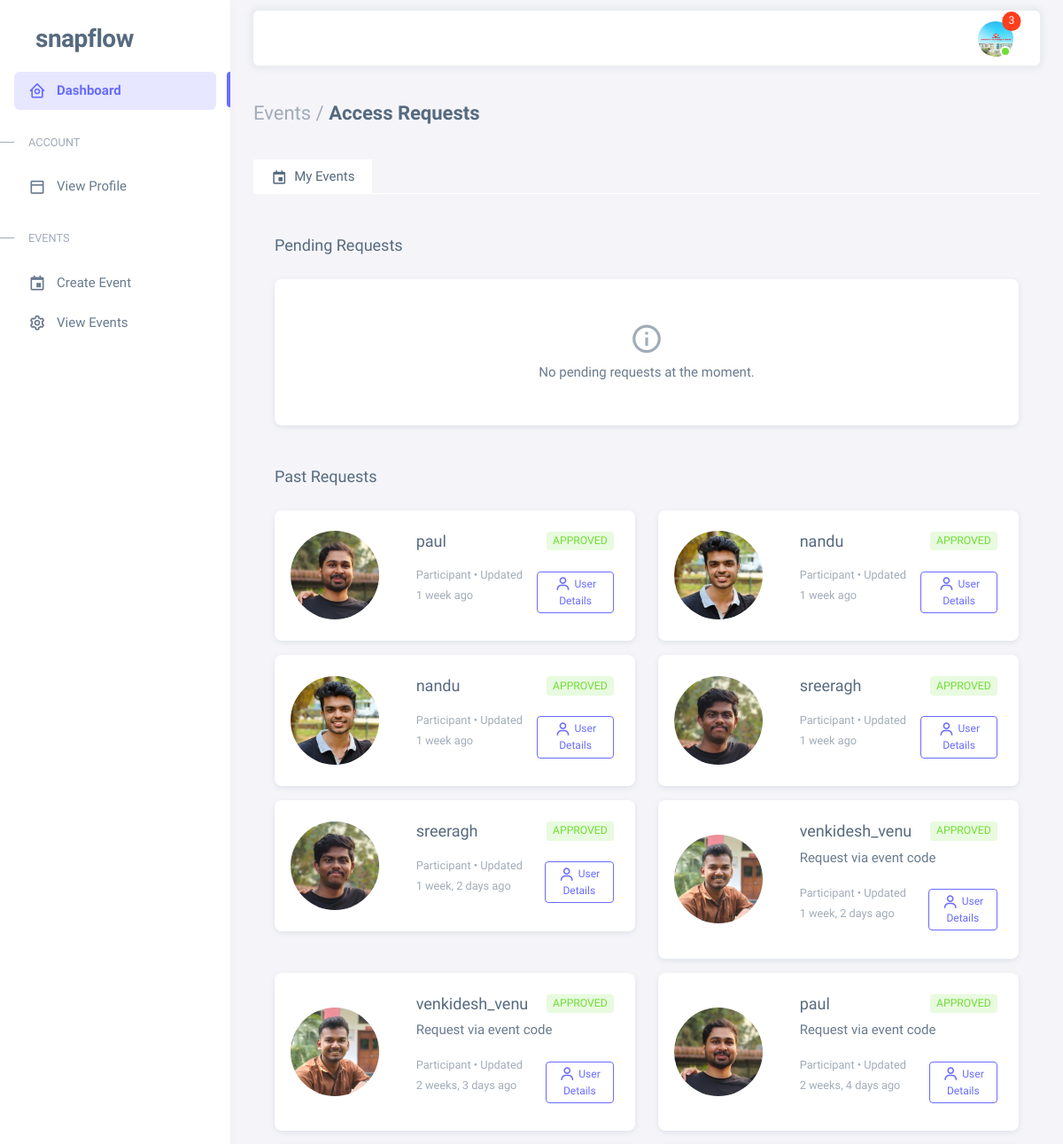
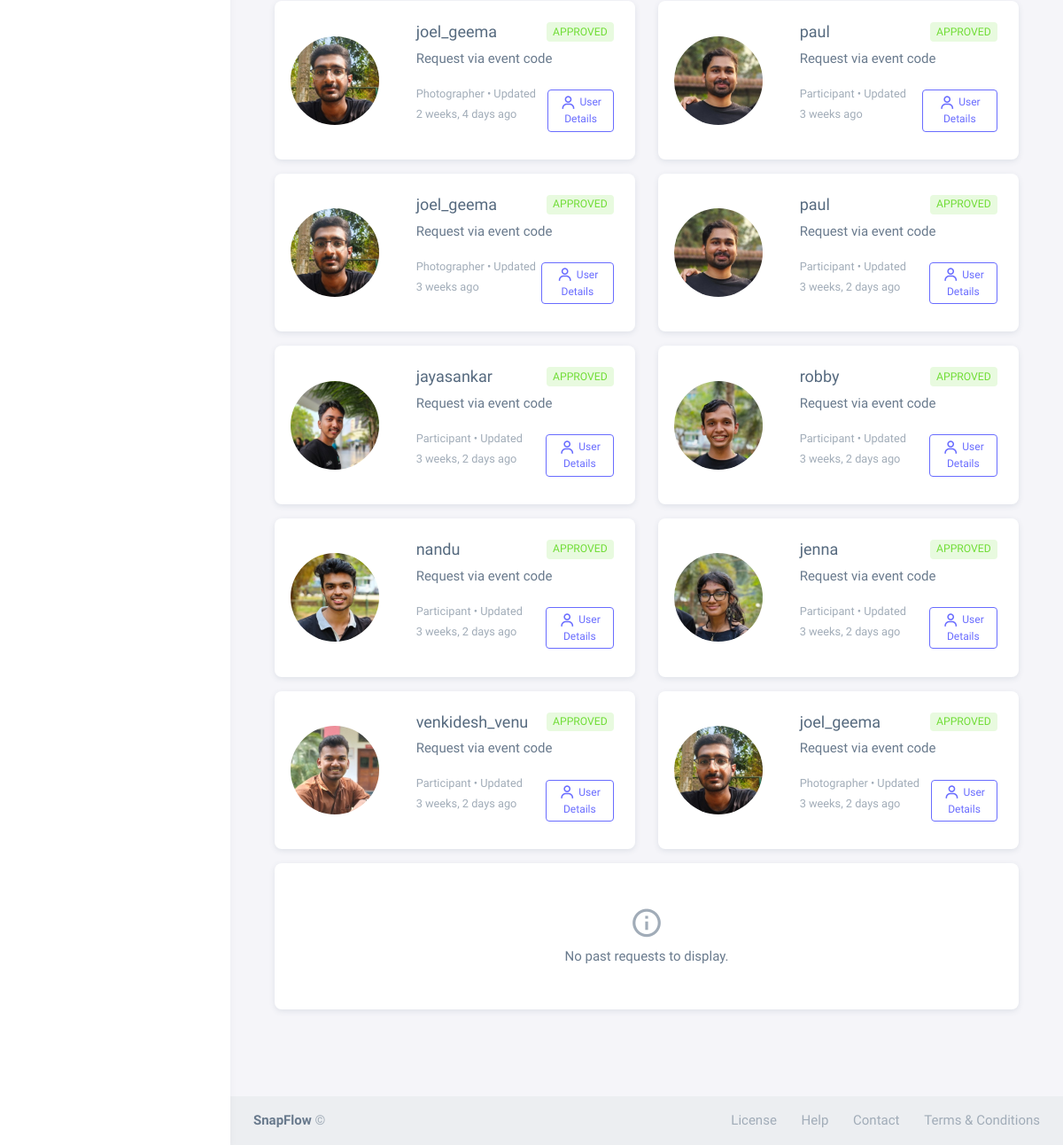
Screenshot of /events/requests/ (signed in) with the database file from the repository (2 pictures, top to bottom).
### users/models.py (models this page shows, shortened)
class CustomUser(AbstractUser):
    class Roles(models.TextChoices):
        ORGANIZER = 'ORGANIZER', _('Event Organizer')
        PHOTOGRAPHER = 'PHOTOGRAPHER', _('Photographer')
        PARTICIPANT = 'PARTICIPANT', _('Event Participant')
    class ParticipantTypes(models.TextChoices):
        GUEST = 'GUEST', _('Guest')
        FAMILY = 'FAMILY', _('Family')
        FRIEND = 'FRIEND', _('Friend')
        WINNER = 'WINNER', _('Winner')
        OTHER = 'OTHER', _('Other')
    class PhotographerRoles(models.TextChoices):
        LEAD = 'LEAD', _('Lead Photographer')
        ASSISTANT = 'ASSISTANT', _('Assistant Photographer')
        SECONDARY = 'SECONDARY', _('Secondary Photographer')
    role = models.CharField(
        max_length=20,
        choices=Roles.choices,
        null=True,
        blank=False
    )
    avatar = models.ImageField(
        upload_to='user_avatars/',
        validators=[FileExtensionValidator(['jpg', 'jpeg', 'png'])],
        null=True,
        blank=True
    )
    phone_number = models.CharField(max_length=15, blank=True)
    company_name = models.CharField(max_length=100, blank=True)
    website = models.URLField(blank=True)
    portfolio_url = models.URLField(blank=True)
    photographer_role = models.CharField(
        max_length=20,
        choices=PhotographerRoles.choices,
        blank=True
    )
    watermark = models.ImageField(
        upload_to='photographer_watermarks/',
        validators=[FileExtensionValidator(['png'])],
        null=True,
        blank=True
    )
    participant_type = models.CharField(
        max_length=20,
        choices=ParticipantTypes.choices,
        blank=True
    )
    image_visibility = models.CharField(
        max_length=20,
        choices=[
            ('PUBLIC', 'Public'),
            ('PRIVATE', 'Private'),
            ('EVENT_ONLY', 'Event Only')
        ],
        default='PRIVATE'
    )
    blur_requested = models.BooleanField(default=False)
    remove_requested = models.BooleanField(default=False)
    is_verified = models.BooleanField(default=False)

### events/models.py (models this page shows)
class EventAccessRequest(models.Model):
    class RequestStatus(models.TextChoices):
        PENDING = 'PENDING', _('Pending')
        APPROVED = 'APPROVED', _('Approved')
        REJECTED = 'REJECTED', _('Rejected')
    event = models.ForeignKey(Event, on_delete=models.CASCADE, related_name='access_requests')
    user = models.ForeignKey(settings.AUTH_USER_MODEL, on_delete=models.CASCADE)
    request_type = models.CharField(max_length=20, choices=[
        ('PHOTOGRAPHER', 'Photographer'),
        ('PARTICIPANT', 'Participant')
    ])
    status = models.CharField(
        max_length=20,
        choices=RequestStatus.choices,
        default=RequestStatus.PENDING
    )
    message = models.TextField(blank=True)
    created_at = models.DateTimeField(auto_now_add=True)
    updated_at = models.DateTimeField(auto_now=True)
    participant_type = models.CharField(
        max_length=20,
        choices=EventParticipant.ParticipantTypes.choices,
        blank=True,
        null=True,
        help_text="Selected participant type for this event"
    )
    class Meta:
        unique_together = ['event', 'user']

### events/views.py (the view)
# urls.py: path('requests/', views.access_requests_list, name='access_requests'),  # done
@login_required
def access_requests_list(request):
    organized_events = Event.objects.filter(organizer=request.user).exists()
    organized_requests = EventAccessRequest.objects.filter(
        event__organizer=request.user,
        event__isnull=False  # Ensure event exists
    ).select_related('user', 'event').order_by('-created_at')
    user_requests = EventAccessRequest.objects.filter(
        user=request.user,
        event__isnull=False  # Ensure event exists
    ).select_related('user', 'event').order_by('-created_at')
    photographer_requests = user_requests.filter(request_type='PHOTOGRAPHER')
    participant_requests = user_requests.filter(request_type='PARTICIPANT')
    is_organizer = organized_events  # Using the direct event query result
    is_photographer = photographer_requests.exists()
    is_participant = participant_requests.exists()
    context = {
        'organized_requests': organized_requests,
        'photographer_requests': photographer_requests,
        'participant_requests': participant_requests,
        'is_organizer': is_organizer,
        'is_photographer': is_photographer,
        'is_participant': is_participant,
        'page_title': 'Access Requests'
    }
    return render(request, 'events/request_list.html', context)

### notifications/context_processors.py (called while the page is built)
def notification_processor(request):
    context = {
        'unread_notifications_count': 0,
        'recent_notifications': []
    }
    if request.user.is_authenticated:
        from .models import Notification
        context['unread_notifications_count'] = Notification.objects.filter(
            recipient=request.user,
            is_read=False
        ).count()
        context['recent_notifications'] = Notification.objects.filter(
            recipient=request.user
        ).order_by('-created_at')[:5]
    return context

### templates/events/request_list.html (shortened to what this page needs)
{% extends "users/db_base.html" %}
{% load static %}
{% block content %}
<div class="container-xxl flex-grow-1 container-p-y">
  <h4 class="fw-bold py-3 mb-4">
    <span class="text-muted fw-light">Events /</span> Access Requests
  </h4>
  {% if is_organizer or is_photographer or is_participant %}
  <ul class="nav nav-tabs mb-4" role="tablist">
    {% if is_organizer %}
    <li class="nav-item">
      <button
        class="nav-link {% if is_organizer %}active{% endif %}"
        data-bs-toggle="tab"
        data-bs-target="#organizer-tab"
        type="button"
        role="tab"
        aria-controls="organizer-tab"
        aria-selected="{% if is_organizer %}true{% else %}false{% endif %}"
      >
        <i class="bx bx-calendar-event me-1"></i> My Events
      </button>
    </li>
    {% endif %}
  </ul>
  {% endif %}
  <div class="tab-content">
    {% if is_organizer %}
    <div class="tab-pane fade {% if is_organizer %}show active{% endif %}" id="organizer-tab" role="tabpanel">
      <h5 class="pb-1 mb-4">Pending Requests</h5>
      <div class="row mb-5">
        {% if not organized_requests or not organized_requests|dictsortreversed:"status"|dictsort:"status.0" %}
        <div class="col-12">
          <div class="card">
            <div class="card-body text-center py-5">
              <i class="bx bx-info-circle fs-1 text-muted mb-2"></i>
              <p class="mb-0">No pending requests at the moment.</p>
            </div>
          </div>
        </div>
        {% endif %}
      </div>
      <h5 class="pb-1 mb-4">Past Requests</h5>
      <div class="row mb-5">
        {% for request in organized_requests %}
        {% if request.status != 'PENDING' %}
        <div class="col-md-6 mb-3">
          <div class="card">
            <div class="row g-0">
              <div class="col-md-4 d-flex align-items-center justify-content-center p-3">
                <div class="avatar-wrapper" style="width: 100px; height: 100px; overflow: hidden; border-radius: 50%; flex-shrink: 0;">
                  {% if request.user.avatar %}
                  <img
                    src="{{ request.user.avatar.url }}"
                    alt="{{ request.user.username }}"
                    style="width: 100%; height: 100%; object-fit: cover;"
                  />
                  {% endif %}
                </div>
              </div>
              <div class="col-md-8">
                <div class="card-body">
                  <div class="d-flex justify-content-between align-items-center mb-2">
                    <h5 class="card-title mb-0">{{ request.user.get_full_name|default:request.user.username }}</h5>
                    <span class="badge {% if request.status == 'APPROVED' %}bg-label-success{% else %}bg-label-danger{% endif %}">
                      {{ request.get_status_display }}
                    </span>
                  </div>
                  <p class="card-text">{{ request.message|truncatechars:100 }}</p>
                  <div class="d-flex justify-content-between align-items-center">
                    <p class="card-text">
                      <small class="text-muted">{{ request.get_request_type_display }} • Updated {{ request.updated_at|timesince }} ago</small>
                    </p>
                    <button
                      class="btn btn-outline-primary btn-sm"
                      type="button"
                      data-bs-toggle="offcanvas"
                      data-bs-target="#userDetails{{ request.id }}"
                      aria-controls="userDetails{{ request.id }}"
                    >
                      <i class="bx bx-user me-1"></i>User Details
                    </button>
                  </div>
                </div>
              </div>
            </div>
          </div>
        </div>
        {% endif %}
        {% endfor %}
        {% if not organized_requests or organized_requests|length == 0 or organized_requests|dictsort:"status.0"|length == 0 %}
        <div class="col-12">
          <div class="card">
            <div class="card-body text-center py-5">
              <i class="bx bx-info-circle fs-1 text-muted mb-2"></i>
              <p class="mb-0">No past requests to display.</p>
            </div>
          </div>
        </div>
        {% endif %}
      </div>
    </div>
    {% endif %}
  </div>
</div>
{% endblock %}

### templates/users/db_base.html (shortened to what this page needs)
{% load static %}
<!DOCTYPE html>
<html
  lang="en"
  class="light-style layout-menu-fixed"
  dir="ltr"
  data-theme="theme-default"
  data-assets-path="{% static 'users/assets/' %}"
  data-template="vertical-menu-template-free"
>
  <head>
    <link rel="stylesheet" href="{% static 'users/assets/vendor/fonts/boxicons.css' %}" />
    <link rel="stylesheet" href="{% static 'users/assets/vendor/css/core.css' %}" class="template-customizer-core-css" />
    <link rel="stylesheet" href="{% static 'users/assets/vendor/css/theme-default.css' %}" class="template-customizer-theme-css" />
    <link rel="stylesheet" href="{% static 'users/assets/css/demo.css' %}" />
    <link rel="stylesheet" href="https://cdn.jsdelivr.net/npm/bootstrap-icons/font/bootstrap-icons.css">
    <link rel="stylesheet" href="{% static 'css/notifications.css' %}">
    <link rel="stylesheet" href="{% static 'users/assets/vendor/libs/perfect-scrollbar/perfect-scrollbar.css' %}" />
    <link rel="stylesheet" href="{% static 'users/assets/vendor/libs/apex-charts/apex-charts.css' %}" />
  </head>
  <body>
    <div class="layout-wrapper layout-content-navbar">
      <div class="layout-container">
<aside id="layout-menu" class="layout-menu menu-vertical menu bg-menu-theme">
    <div class="app-brand demo">
      <a href="{% url 'home:landing' %}" class="app-brand-link">
        <span class="app-brand-text demo menu-text fw-bolder ms-2">SnapFlow</span>
      </a>
    </div>
    <ul class="menu-inner py-1">
      <li class="menu-item active">
        <a href="{% url 'users:dashboard' %}" class="menu-link">
          <i class="menu-icon tf-icons bx bx-home-circle"></i>
          <div data-i18n="Analytics">Dashboard</div>
        </a>
      </li>
      <li class="menu-header small text-uppercase">
        <span class="menu-header-text">Account</span>
      </li>
      <li class="menu-item">
        <a href="{% url 'users:profile' %}" class="menu-link">
          <i class="menu-icon tf-icons bx bx-dock-top"></i>
          <div>View Profile</div>
        </a>
      </li>
      <li class="menu-header small text-uppercase">
        <span class="menu-header-text">Events</span>
      </li>
      {% if user.role == 'ORGANIZER' %}
        <li class="menu-item">
          <a href="{% url 'events:event_create' %}" class="menu-link">
            <i class="menu-icon tf-icons bx bx-calendar-event"></i>
            <div>Create Event</div>
          </a>
        </li>
        <li class="menu-item">
          <a href="{% url 'events:event_list' %}" class="menu-link">
            <i class="menu-icon tf-icons bx bx-cog"></i>
            <div>View Events</div>
          </a>
        </li>
      {% endif %}
    </ul>
  </aside>
        <div class="layout-page">
          <nav
            class="layout-navbar container-xxl navbar navbar-expand-xl navbar-detached align-items-center bg-navbar-theme"
            id="layout-navbar"
          >
            <div class="navbar-nav-right d-flex align-items-center" id="navbar-collapse">
              <ul class="navbar-nav flex-row align-items-center ms-auto">
<li class="nav-item navbar-dropdown dropdown-user dropdown">
  <a class="nav-link dropdown-toggle hide-arrow position-relative" href="{% url 'users:profile'  %}" data-bs-toggle="dropdown">
    <div class="avatar avatar-online">
      <img src="{{ user.avatar.url }}" alt class="w-px-40 h-px-40 rounded-circle object-fit-cover" />
      {% if unread_notifications_count > 0 %}
        <span class="position-absolute top-0 start-100 translate-middle badge rounded-pill bg-danger">
          {% if unread_notifications_count > 99 %}99+{% else %}{{ unread_notifications_count }}{% endif %}
        </span>
      {% endif %}
    </div>
  </a>
</li>
              </ul>
            </div>
          </nav>
        {% block content %}{% endblock content %}
              <section id="basic-footer">
                <footer class="footer bg-light">
                  <div
                    class="container-fluid d-flex flex-md-row flex-column justify-content-between align-items-md-center gap-1 container-p-x py-3"
                  >
                    <div>
                      <a
                        href="https://themeselection.com/demo/sneat-bootstrap-html-admin-template/landing/"
                        target="_blank"
                        class="footer-text fw-bolder"
                        >SnapFlow</a
                      >
                      ©
                    </div>
                    <div>
                      <a href="{% url 'home:maintanance' %}" class="footer-link me-4" target="_blank">License</a>
                      <a href="{% url 'home:maintanance' %}" class="footer-link me-4">Help</a>
                      <a href="{% url 'home:maintanance' %}" class="footer-link me-4">Contact</a>
                      <a href="{% url 'home:maintanance' %}" class="footer-link">Terms &amp; Conditions</a>
                    </div>
                  </div>
                </footer>
              </section>
          </div>
        </div>
      </div>
  </body>
</html>

### static/users/assets/css/demo.css (style rules this page uses)
.menu .app-brand.demo { height: 64px; margin-top: 12px; }
.app-brand-text.demo { font-size: 1.75rem; letter-spacing: -0.5px; text-transform: lowercase; }

### rows the page displays
CustomUser: avatar (picture)
EventAccessRequest: user.avatar (picture), user.get_full_name "paul", status "APPROVED", request_type "Participant", updated_at "1 week"
EventAccessRequest: user.avatar (picture), user.get_full_name "nandu", status "APPROVED", request_type "Participant", updated_at "1 week"
EventAccessRequest: user.avatar (picture), user.get_full_name "nandu", status "APPROVED", request_type "Participant", updated_at "1 week"
EventAccessRequest: user.avatar (picture), user.get_full_name "sreeragh", status "APPROVED", request_type "Participant", updated_at "1 week"
EventAccessRequest: user.avatar (picture), user.get_full_name "sreeragh", status "APPROVED", request_type "Participant", updated_at "1 week, 2 days"
EventAccessRequest: user.avatar (picture), user.get_full_name "venkidesh_venu", status "APPROVED", message "Request via event code", request_type "Participant", updated_at "1 week, 2 days"
EventAccessRequest: user.avatar (picture), user.get_full_name "venkidesh_venu", status "APPROVED", message "Request via event code", request_type "Participant", updated_at "2 weeks, 3 days"
EventAccessRequest: user.avatar (picture), user.get_full_name "paul", status "APPROVED", message "Request via event code", request_type "Participant", updated_at "2 weeks, 4 days"
EventAccessRequest: user.avatar (picture), user.get_full_name "joel_geema", status "APPROVED", message "Request via event code", request_type "Photographer", updated_at "2 weeks, 4 days"
EventAccessRequest: user.avatar (picture), user.get_full_name "paul", status "APPROVED", message "Request via event code", request_type "Participant", updated_at "3 weeks"
EventAccessRequest: user.avatar (picture), user.get_full_name "joel_geema", status "APPROVED", message "Request via event code", request_type "Photographer", updated_at "3 weeks"
EventAccessRequest: user.avatar (picture), user.get_full_name "paul", status "APPROVED", message "Request via event code", request_type "Participant", updated_at "3 weeks, 2 days"
EventAccessRequest: user.avatar (picture), user.get_full_name "jayasankar", status "APPROVED", message "Request via event code", request_type "Participant", updated_at "3 weeks, 2 days"
EventAccessRequest: user.avatar (picture), user.get_full_name "robby", status "APPROVED", message "Request via event code", request_type "Participant", updated_at "3 weeks, 2 days"
EventAccessRequest: user.avatar (picture), user.get_full_name "nandu", status "APPROVED", message "Request via event code", request_type "Participant", updated_at "3 weeks, 2 days"
EventAccessRequest: user.avatar (picture), user.get_full_name "jenna", status "APPROVED", message "Request via event code", request_type "Participant", updated_at "3 weeks, 2 days"
EventAccessRequest: user.avatar (picture), user.get_full_name "venkidesh_venu", status "APPROVED", message "Request via event code", request_type "Participant", updated_at "3 weeks, 2 days"
EventAccessRequest: user.avatar (picture), user.get_full_name "joel_geema", status "APPROVED", message "Request via event code", request_type "Photographer", updated_at "3 weeks, 2 days"

### other values shown
{{ unread_notifications_count }} "3"
